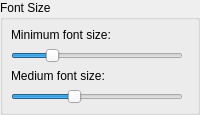
    <widget class="QGroupBox" name="groupBox_2" >
     <property name="title" >
      <string>Font Size</string>
     </property>
     <layout class="QGridLayout" >
      <property name="margin" >
       <number>8</number>
      </property>
      <property name="spacing" >
       <number>6</number>
      </property>
      <item row="3" column="0" >
       <layout class="QHBoxLayout" >
        <property name="margin" >
         <number>0</number>
        </property>
        <property name="spacing" >
         <number>6</number>
        </property>
        <item>
         <widget class="QSlider" name="slider_mediumFontSize" >
          <property name="minimum" >
           <number>2</number>
          </property>
          <property name="maximum" >
           <number>30</number>
          </property>
          <property name="value" >
           <number>12</number>
          </property>
          <property name="orientation" >
           <enum>Qt::Horizontal</enum>
          </property>
          <property name="tickInterval" >
           <number>3</number>
          </property>
         </widget>
        </item>
        <item>
         <widget class="KIntSpinBox" name="kcfg_MediumFontSize" >
          <property name="value" >
           <number>12</number>
          </property>
         </widget>
        </item>
       </layout>
      </item>
      <item row="1" column="0" >
       <layout class="QHBoxLayout" >
        <property name="margin" >
         <number>0</number>
        </property>
        <property name="spacing" >
         <number>6</number>
        </property>
        <item>
         <widget class="QSlider" name="slider_minimumFontSize" >
          <property name="minimum" >
           <number>2</number>
          </property>
          <property name="maximum" >
           <number>30</number>
          </property>
          <property name="value" >
           <number>8</number>
          </property>
          <property name="orientation" >
           <enum>Qt::Horizontal</enum>
          </property>
          <property name="tickInterval" >
           <number>3</number>
          </property>
         </widget>
        </item>
        <item>
         <widget class="KIntSpinBox" name="kcfg_MinimumFontSize" >
          <property name="value" >
           <number>8</number>
          </property>
         </widget>
        </item>
       </layout>
      </item>
      <item row="0" column="0" >
       <widget class="QLabel" name="lbl_MinimumFontSize" >
        <property name="text" >
         <string>Minimum font size:</string>
        </property>
       </widget>
      </item>
      <item row="2" column="0" >
       <widget class="QLabel" name="lbl_MediumFontSize" >
        <property name="text" >
         <string>Medium font size:</string>
        </property>
       </widget>
      </item>
     </layout>
    </widget>
